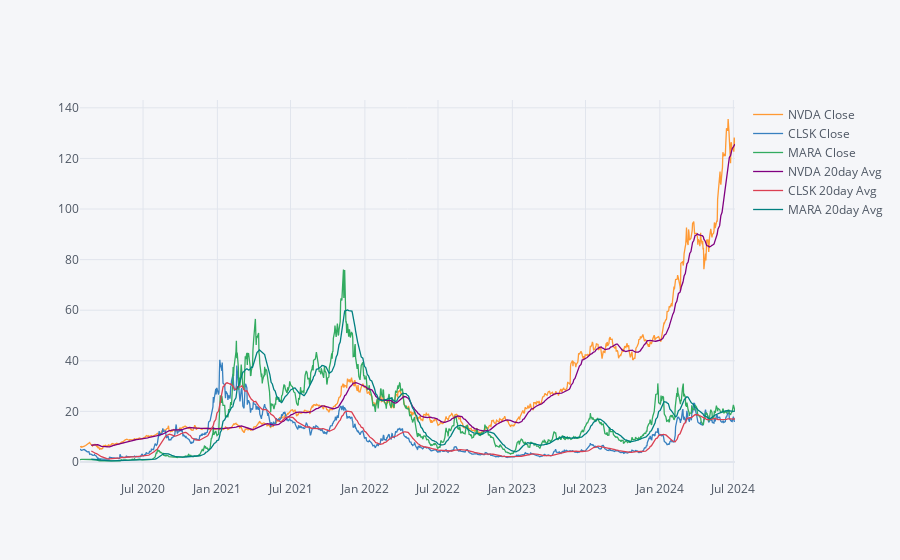

The notebook cell saved with this chart:
### Code cell
window=20
stocks['NVDA','Rolling AVG']=NVDA['Close'].rolling(window).mean()
stocks['CLSK','Rolling AVG']=CLSK['Close'].rolling(window).mean()
stocks['MARA','Rolling AVG']=MARA['Close'].rolling(window).mean()

pd.concat([NVDA['Close'],CLSK['Close'],MARA['Close'],
           stocks['NVDA','Rolling AVG'],stocks['CLSK','Rolling AVG'],stocks['MARA','Rolling AVG']],axis=1,
          keys=('NVDA Close','CLSK Close','MARA Close',
                f'NVDA {window}day Avg',f'CLSK {window}day Avg',f'MARA {window}day Avg')).iplot()

### Figure 1 — Plotly figure (JSON) as saved in the notebook; plotly's stock layout.template omitted (floating-point values rounded to 4 significant figures; data arrays with more than 128 entries replaced by an {"elided": "..."} marker saying what was removed)
{"data": [{"line": {"color": "rgba(255, 153, 51, 1.0)", "dash": "solid", "shape": "linear", "width": 1.3}, "mode": "lines", "name": "NVDA Close", "text": "", "type": "scatter", "x": {"elided": "1118 str values"}, "y": {"elided": "1118 float values"}}, {"line": {"color": "rgba(55, 128, 191, 1.0)", "dash": "solid", "shape": "linear", "width": 1.3}, "mode": "lines", "name": "CLSK Close", "text": "", "type": "scatter", "x": {"elided": "1118 str values"}, "y": {"elided": "1118 float values"}}, {"line": {"color": "rgba(50, 171, 96, 1.0)", "dash": "solid", "shape": "linear", "width": 1.3}, "mode": "lines", "name": "MARA Close", "text": "", "type": "scatter", "x": {"elided": "1118 str values"}, "y": {"elided": "1118 float values"}}, {"line": {"color": "rgba(128, 0, 128, 1.0)", "dash": "solid", "shape": "linear", "width": 1.3}, "mode": "lines", "name": "NVDA 20day Avg", "text": "", "type": "scatter", "x": {"elided": "1118 str values"}, "y": {"elided": "1118 mixed values"}}, {"line": {"color": "rgba(219, 64, 82, 1.0)", "dash": "solid", "shape": "linear", "width": 1.3}, "mode": "lines", "name": "CLSK 20day Avg", "text": "", "type": "scatter", "x": {"elided": "1118 str values"}, "y": {"elided": "1118 mixed values"}}, {"line": {"color": "rgba(0, 128, 128, 1.0)", "dash": "solid", "shape": "linear", "width": 1.3}, "mode": "lines", "name": "MARA 20day Avg", "text": "", "type": "scatter", "x": {"elided": "1118 str values"}, "y": {"elided": "1118 mixed values"}}], "layout": {"legend": {"bgcolor": "#F5F6F9", "font": {"color": "#4D5663"}}, "paper_bgcolor": "#F5F6F9", "plot_bgcolor": "#F5F6F9", "title": {"font": {"color": "#4D5663"}}, "xaxis": {"gridcolor": "#E1E5ED", "showgrid": true, "tickfont": {"color": "#4D5663"}, "title": {"font": {"color": "#4D5663"}, "text": ""}, "zerolinecolor": "#E1E5ED"}, "yaxis": {"gridcolor": "#E1E5ED", "showgrid": true, "tickfont": {"color": "#4D5663"}, "title": {"font": {"color": "#4D5663"}, "text": ""}, "zerolinecolor": "#E1E5ED"}}}
